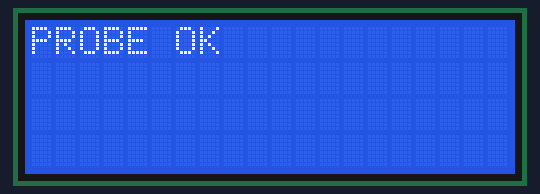
The sketch below on a simulated Arduino Uno, built with avr-gcc and run on an emulated ATmega328P. Shown: 20×4 character LCD. Wiring (inferred from the names in the program): character LCD (HD44780): RS pin 12; R/W pin 10; E pin 13; data pin 8, pin 7, pin 4, pin 2. What the sketch prints to the serial monitor is not drawn.

Above: at 0.2 s.

The sketch:

lcd_probe.ino
```cpp
/* =========================================================================
 * LCD PROBE -- the definitive "is my LCD alive?" test.
 *
 * Every other test so far has been one-way: we write and hope.  The HD44780
 * can also be READ (its RW pin selects direction).  This sketch initialises
 * the display, writes a known value into the address counter, then reads it
 * back.  If the value returns intact, the module is powered, correctly
 * pinned, and both nibbles of the data bus work -- proven, not assumed.
 *
 * It also reads the BUSY FLAG, which a dead or mis-wired module cannot
 * produce: floating inputs read as noise or stick at 0x00 / 0xFF.
 *
 * ONE WIRING CHANGE, JUST FOR THIS TEST
 *   LCD pin 5 (RW) normally goes to GND.  Move it to Arduino pin 10.
 *   Everything else stays exactly as it is.  Put RW back to GND afterwards.
 *
 * Serial Monitor at 115200.
 * ========================================================================= */

#define PIN_RS 12
#define PIN_RW 10          // <-- moved off GND for this test only
#define PIN_EN 13
const uint8_t DB[4] = {8, 7, 4, 2};      // D4, D5, D6, D7

static void busOut() { for (uint8_t i=0;i<4;i++) pinMode(DB[i], OUTPUT); }
static void busIn()  { for (uint8_t i=0;i<4;i++) pinMode(DB[i], INPUT);  }

static void pulseE() {
  digitalWrite(PIN_EN, LOW);  delayMicroseconds(1);
  digitalWrite(PIN_EN, HIGH); delayMicroseconds(1);   // >450 ns
  digitalWrite(PIN_EN, LOW);  delayMicroseconds(1);
}

static void writeNibble(uint8_t v) {
  busOut();
  for (uint8_t i=0;i<4;i++) digitalWrite(DB[i], (v >> i) & 1);
  pulseE();
}

static uint8_t readNibble() {
  busIn();
  digitalWrite(PIN_EN, HIGH); delayMicroseconds(1);
  uint8_t v = 0;
  for (uint8_t i=0;i<4;i++) v |= (digitalRead(DB[i]) << i);
  digitalWrite(PIN_EN, LOW);  delayMicroseconds(1);
  return v;
}

static void cmd(uint8_t c) {
  digitalWrite(PIN_RS, LOW); digitalWrite(PIN_RW, LOW);
  writeNibble(c >> 4); writeNibble(c & 0x0F);
  delayMicroseconds(60);
}

static uint8_t readStatus() {          // busy flag (bit 7) + address counter
  digitalWrite(PIN_RS, LOW); digitalWrite(PIN_RW, HIGH);
  uint8_t hi = readNibble(), lo = readNibble();
  digitalWrite(PIN_RW, LOW);
  return (hi << 4) | lo;
}

void setup() {
  Serial.begin(115200);
  while (!Serial) { ; }
  pinMode(PIN_RS, OUTPUT); pinMode(PIN_RW, OUTPUT); pinMode(PIN_EN, OUTPUT);
  digitalWrite(PIN_RW, LOW); digitalWrite(PIN_EN, LOW);

  Serial.println();
  Serial.println(F("=== LCD PROBE ========================================"));
  Serial.println(F("LCD pin 5 (RW) must be on Arduino pin 10 for this test"));
  Serial.println();

  /* ---- the documented 4-bit init sequence ---- */
  delay(60);                                   // >40 ms after VDD rises
  digitalWrite(PIN_RS, LOW);
  writeNibble(0x03); delay(6);                 // >4.1 ms
  writeNibble(0x03); delayMicroseconds(200);   // >100 us
  writeNibble(0x03); delayMicroseconds(200);
  writeNibble(0x02);                           // now in 4-bit mode
  delayMicroseconds(100);
  cmd(0x28);                                   // 4-bit, 2-line, 5x8
  cmd(0x08);                                   // display off
  cmd(0x01); delay(3);                         // clear (1.52 ms)
  cmd(0x06);                                   // entry mode
  cmd(0x0C);                                   // display ON, cursor off

  /* ---- test 1: raw status read ---- */
  uint8_t st = readStatus();
  Serial.print(F("status byte      : 0x"));
  if (st < 16) Serial.print('0');
  Serial.print(st, HEX);
  Serial.print(F("   busy flag = ")); Serial.print((st & 0x80) ? 1 : 0);
  Serial.print(F("   address = 0x"));
  if ((st & 0x7F) < 16) Serial.print('0');
  Serial.println(st & 0x7F, HEX);

  /* ---- test 2: write a known address, read it back ---- */
  const uint8_t probes[4] = {0x00, 0x40, 0x14, 0x54};   // the four row starts
  uint8_t good = 0;
  Serial.println();
  Serial.println(F("address counter read-back (the four 20x4 row starts):"));
  for (uint8_t i=0;i<4;i++) {
    cmd(0x80 | probes[i]);                // set DDRAM address
    delayMicroseconds(60);
    uint8_t back = readStatus() & 0x7F;
    bool ok = (back == probes[i]);
    if (ok) good++;
    Serial.print(F("  wrote 0x"));
    if (probes[i] < 16) Serial.print('0');
    Serial.print(probes[i], HEX);
    Serial.print(F("  read back 0x"));
    if (back < 16) Serial.print('0');
    Serial.print(back, HEX);
    Serial.println(ok ? F("   OK") : F("   MISMATCH"));
  }

  /* ---- verdict ---- */
  Serial.println();
  Serial.println(F("--- VERDICT ------------------------------------------"));
  if (good == 4) {
    Serial.println(F("PASS: the LCD is alive and both nibbles work."));
    Serial.println(F("  Power, pin-1 orientation, RS/E and D4-D7 are ALL correct."));
    Serial.println(F("  A blank screen now can only be CONTRAST."));
    Serial.println(F("  -> run firmware/contrast_check, or temporarily jumper"));
    Serial.println(F("     LCD pin 3 straight to GND to force maximum contrast."));
  } else if (st == 0xFF || st == 0x00) {
    Serial.print(F("FAIL: status reads a stuck 0x"));
    Serial.println(st, HEX);
    Serial.println(F("  The data bus is not being driven by the LCD at all."));
    Serial.println(F("  Most likely, in order of probability:"));
    Serial.println(F("   1. PIN 1 COUNTED FROM THE WRONG END. Find the square"));
    Serial.println(F("      solder pad or the '1'/'VSS' silkscreen mark."));
    Serial.println(F("   2. No power: check LCD pin 1 -> GND, pin 2 -> 5V."));
    Serial.println(F("   3. RW still tied to GND instead of Arduino pin 10."));
    Serial.println(F("   4. E (pin 6) not on Arduino pin 13."));
  } else {
    Serial.println(F("FAIL: partial response -- the LCD answers but wrongly."));
    Serial.println(F("  That points at the DATA lines specifically:"));
    Serial.println(F("   * LCD 11,12,13,14 must go to Arduino 8,7,4,2"));
    Serial.println(F("     (LCD pin 11 is labelled D4 -- it does NOT go to"));
    Serial.println(F("      Arduino pin 4; it goes to Arduino pin 8)"));
    Serial.println(F("   * a swapped pair here gives exactly this symptom."));
  }
  Serial.println(F("------------------------------------------------------"));
  Serial.println();
  Serial.println(F("Writing 'PROBE OK' to line 1 now -- if contrast is right"));
  Serial.println(F("you will see it. Remember to put RW back to GND after."));

  cmd(0x80);
  digitalWrite(PIN_RS, HIGH); digitalWrite(PIN_RW, LOW);
  const char *msg = "PROBE OK";
  while (*msg) { writeNibble(*msg >> 4); writeNibble(*msg & 0x0F);
                 delayMicroseconds(60); msg++; }
}

void loop() { delay(1000); }
```
